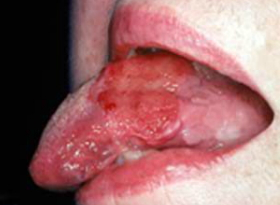
#> input picture webapp/media/003.jpeg, 280 x 205 px
$ python -i utils.py   (imports and definitions only)
#> lines starting #> are read from the running program, lines starting #| are printed output that depends on the picture
import os
import cv2
import numpy as np
import tensorflow as tf
from tensorflow.keras.applications import EfficientNetB0
from tensorflow.keras.layers import GlobalAveragePooling2D, Dense
from tensorflow.keras.models import Model

# ---------------- CONFIG ----------------
BASE_DIR = os.path.dirname(os.path.dirname(os.path.dirname(os.path.abspath(__file__))))
MODEL_PATH = os.path.join(BASE_DIR, "models", "oralguard_binary_clinical.weights.h5")
MEDIA_DIR = os.path.join(BASE_DIR, "webapp", "media")

IMG_SIZE = 224
LAST_CONV_LAYER = "block6a_expand_activation"

# [1 line not run here, left out]

# ---------------- BUILD MODEL ----------------
# [5 lines that did not run here, left out]
# [1 line that did not run here, left out]

# [1 line that did not run here, left out]
# [1 line that did not run here, left out]
# [1 line that did not run here, left out]

# [1 line not run here, left out]

# ---------------- GRAD-CAM ----------------
# [109 lines left out: functions generate_gradcam, overlay_heatmap, generate_assessment, not called in this run]


# ---------------- MAIN PREDICTION ----------------
def predict_and_gradcam(image_path):
#> called with image_path = '../media/003.jpeg'
    img = cv2.imread(image_path)
#> img is the input picture: shape (205, 280, 3); mean B, G, R 105.9, 104.5, 156.5
    img = cv2.cvtColor(img, cv2.COLOR_BGR2RGB)
    img_resized = cv2.resize(img, (IMG_SIZE, IMG_SIZE))
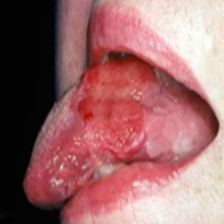
#> img_resized: shape (224, 224, 3); mean R, G, B 156.4, 104.4, 105.8
    img_array = np.expand_dims(img_resized / 255.0, axis=0)

#> (the run stopped early here; a loop or call above may not have finished)

$ run again, on webapp/media/004.jpeg
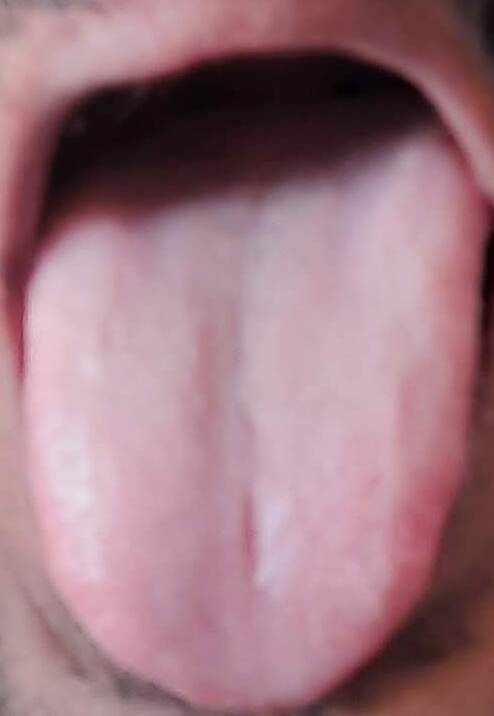
#> input picture webapp/media/004.jpeg, 494 x 716 px
#> in predict_and_gradcam, img is the input picture: shape (716, 494, 3); mean B, G, R 129.1, 119.4, 158.1
#> in predict_and_gradcam, `img_resized = cv2.resize(img, (IMG_SIZE, IMG_SIZE))`:
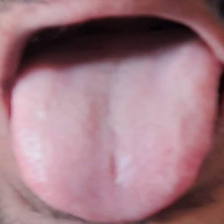
#> img_resized: shape (224, 224, 3); mean R, G, B 158, 119.3, 129.1

$ run again, on webapp/media/005.jpeg
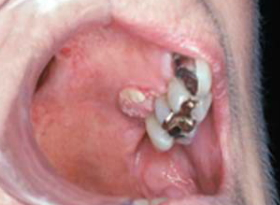
#> input picture webapp/media/005.jpeg, 280 x 205 px
#> in predict_and_gradcam, img is the input picture: shape (205, 280, 3); mean B, G, R 131.2, 130.3, 178.5
#> in predict_and_gradcam, `img_resized = cv2.resize(img, (IMG_SIZE, IMG_SIZE))`:
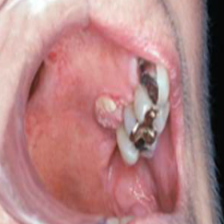
#> img_resized: shape (224, 224, 3); mean R, G, B 178.4, 130.2, 131.1

$ run again, on webapp/media/006.jpeg
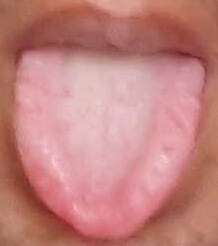
#> input picture webapp/media/006.jpeg, 218 x 246 px
#> in predict_and_gradcam, img is the input picture: shape (246, 218, 3); mean B, G, R 126.8, 130.2, 195
#> in predict_and_gradcam, `img_resized = cv2.resize(img, (IMG_SIZE, IMG_SIZE))`:
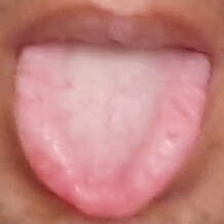
#> img_resized: shape (224, 224, 3); mean R, G, B 194.9, 130, 126.7
